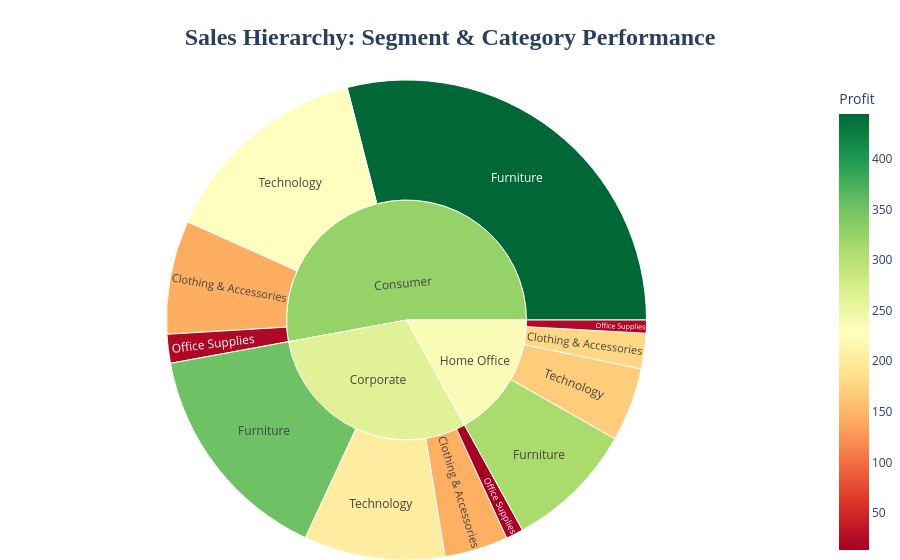

Here is the notebook cell this chart was saved with:
### Markdown cell above
### Customer_Segment vs Product_Category

### Code cell
# 1. Create the Sunburst
# We define the 'path' as the levels of hierarchy we want to see
fig_sun = px.sunburst(
    df, 
    path=['Customer_Segment', 'Product_Category'], 
    values='Total_Sales',
    color='Profit',                      # Use Profit for the color to see which segments are actually making money
    color_continuous_scale='RdYlGn',     # Red (Loss) -> Yellow -> Green (Profit)
    title="<b>Sales Hierarchy: Segment & Category Performance</b>",
    template='plotly_white'
)

# 2. Make it "Beautiful and Attractive"
fig_sun.update_layout(
    title={
        'y': 0.95,
        'x': 0.5,
        'xanchor': 'center',
        'font': {'size': 24, 'family': 'Arial Black'}
    },
    margin=dict(t=80, l=0, r=0, b=0),
    # Add a nice glow/shadow effect to the paper
    paper_bgcolor='white'
)

# 3. Update the hover information
fig_sun.update_traces(
    hovertemplate='<b>%{label}</b><br>Sales: $%{value:,.2f}<br>Profit: $%{color:,.2f}'
)

fig_sun.show()

### Figure 1 — Plotly figure (JSON) as saved in the notebook; plotly's stock layout.template omitted (floating-point values rounded to 4 significant figures)
{"data": [{"branchvalues": "total", "customdata": [[204.3], [20.98], [444.4], [21.56], [169.0], [143.2], [13.4], [142.4], [311.7], [178.2], [228.1], [352.8], [263.0], [326.6], [236.0]], "domain": {"x": [0, 1], "y": [0, 1]}, "hovertemplate": "<b>%{label}</b><br>Sales: $%{value:,.2f}<br>Profit: $%{color:,.2f}", "ids": ["Corporate/Technology", "Consumer/Office Supplies", "Consumer/Furniture", "Home Office/Office Supplies", "Home Office/Technology", "Corporate/Clothing & Accessories", "Corporate/Office Supplies", "Consumer/Clothing & Accessories", "Home Office/Furniture", "Home Office/Clothing & Accessories", "Consumer/Technology", "Corporate/Furniture", "Corporate", "Consumer", "Home Office"], "labels": ["Technology", "Office Supplies", "Furniture", "Office Supplies", "Technology", "Clothing & Accessories", "Office Supplies", "Clothing & Accessories", "Furniture", "Clothing & Accessories", "Technology", "Furniture", "Corporate", "Consumer", "Home Office"], "marker": {"coloraxis": "coloraxis", "colors": [204.3, 20.98, 444.4, 21.56, 169.0, 143.2, 13.4, 142.4, 311.7, 178.2, 228.1, 352.8, 263.0, 326.6, 236.0]}, "name": "", "parents": ["Corporate", "Consumer", "Consumer", "Home Office", "Home Office", "Corporate", "Corporate", "Consumer", "Home Office", "Home Office", "Consumer", "Corporate", "", "", ""], "type": "sunburst", "values": [46030.0, 9421.0, 140400.0, 4283.0, 24090.0, 20740.0, 5687.0, 37070.0, 42280.0, 11570.0, 69400.0, 73590.0, 146100.0, 256300.0, 82220.0]}], "layout": {"coloraxis": {"colorbar": {"title": {"text": "Profit"}}, "colorscale": [[0, "rgb(165,0,38)"], [0.1, "rgb(215,48,39)"], [0.2, "rgb(244,109,67)"], [0.3, "rgb(253,174,97)"], [0.4, "rgb(254,224,139)"], [0.5, "rgb(255,255,191)"], [0.6, "rgb(217,239,139)"], [0.7, "rgb(166,217,106)"], [0.8, "rgb(102,189,99)"], [0.9, "rgb(26,152,80)"], [1, "rgb(0,104,55)"]]}, "legend": {"tracegroupgap": 0}, "margin": {"b": 0, "l": 0, "r": 0, "t": 80}, "paper_bgcolor": "white", "title": {"font": {"family": "Arial Black", "size": 24}, "text": "<b>Sales Hierarchy: Segment & Category Performance</b>", "x": 0.5, "xanchor": "center", "y": 0.95}}}
